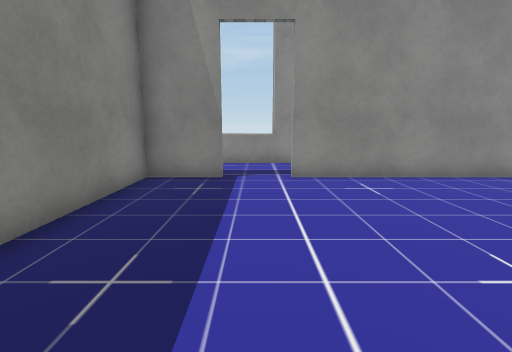
View 1 (above)

21 first-person views from a walk through a 3-D level made in the Unity game engine. The camera is 1.4 m above the floor, tilts 10° down and sees 85° across. The floor is counted in squares, 1 m on a side. Each view is taken from the middle of a square. On the plan, view 1 faces up. The plan holds only what a view shows up to about 14 squares ahead; the rest is blank. The place goes on beyond the plan. Some surface patterns are stand-ins.

View 2
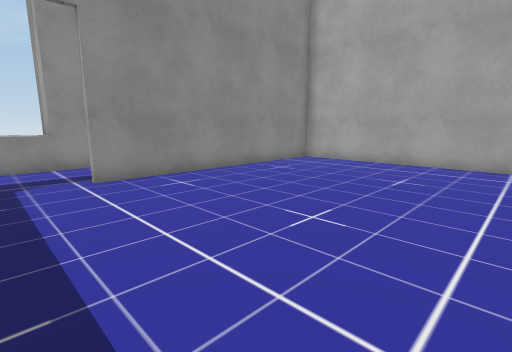

View 3
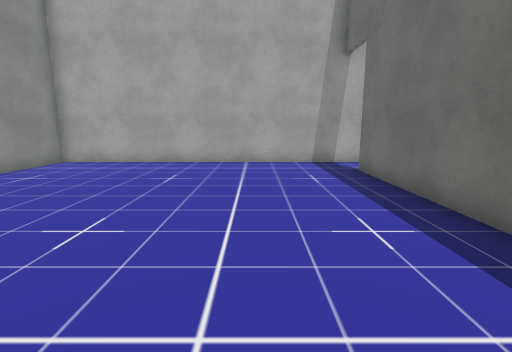

View 4
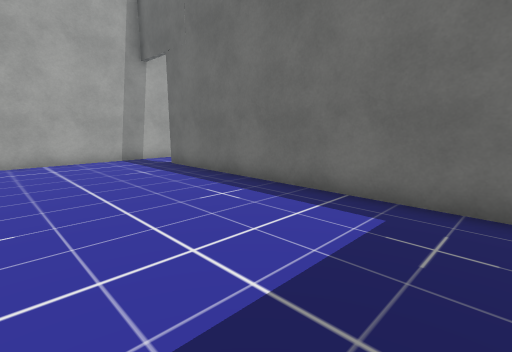

View 5
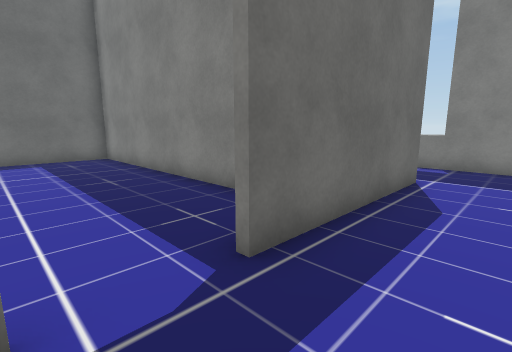

View 6
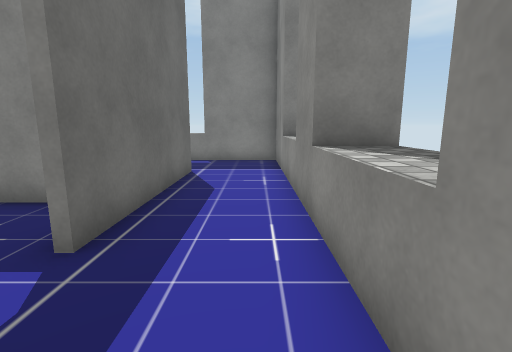

View 7
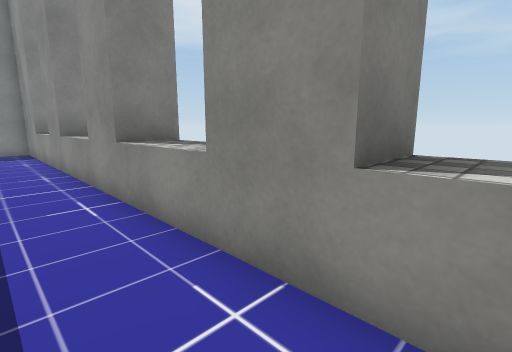

View 8
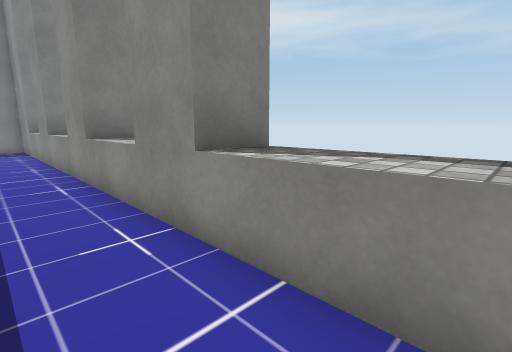

View 9
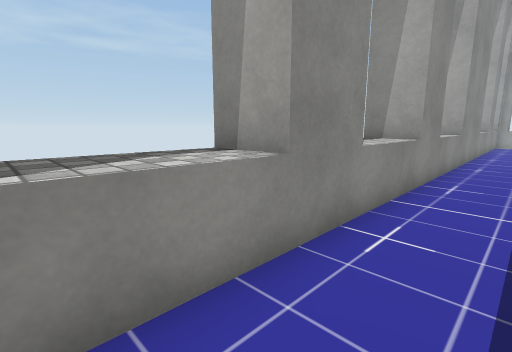

View 10
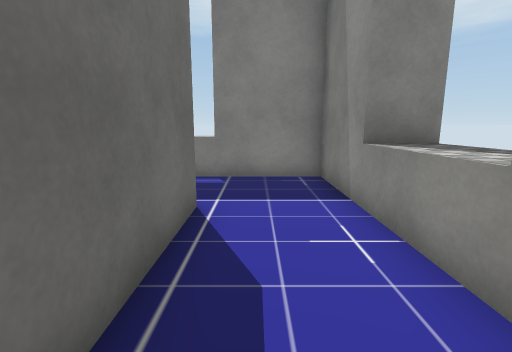

View 11
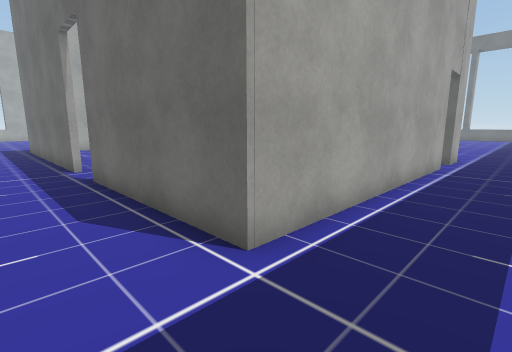

View 12
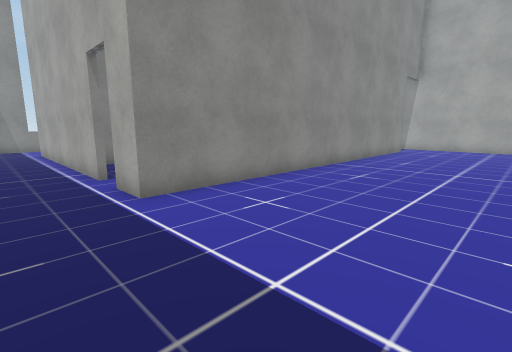

View 13
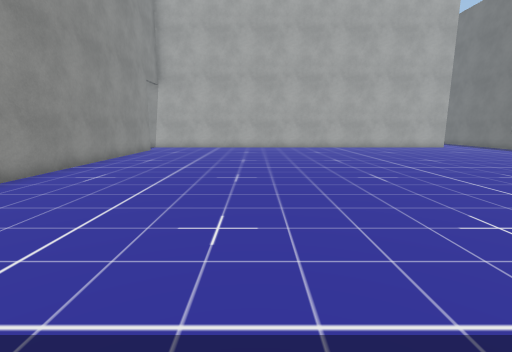

View 14
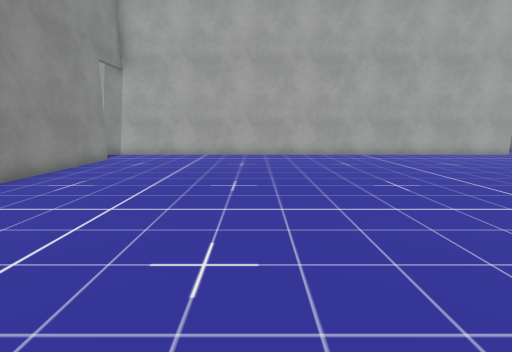

View 15
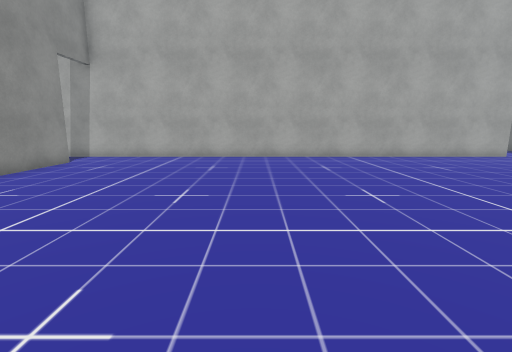

View 16
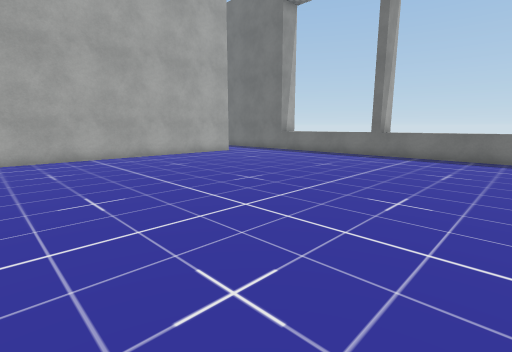

View 17
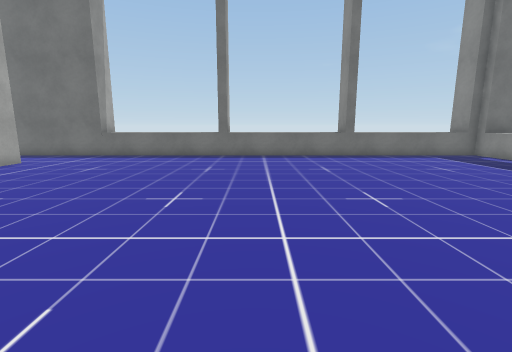

View 18
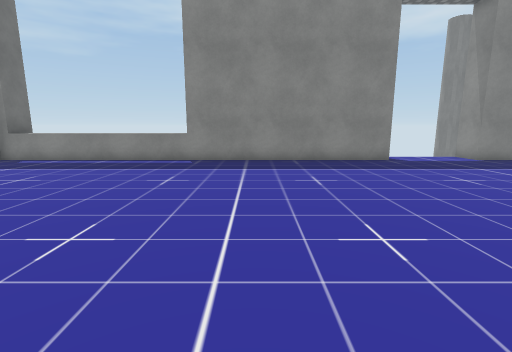

View 19
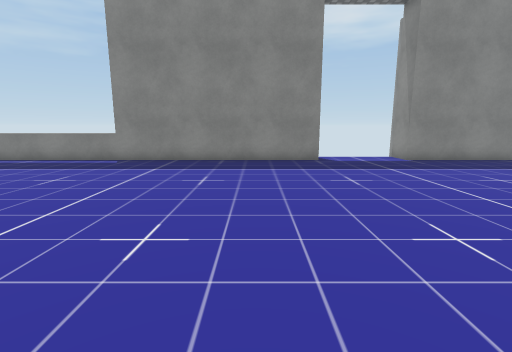

View 20
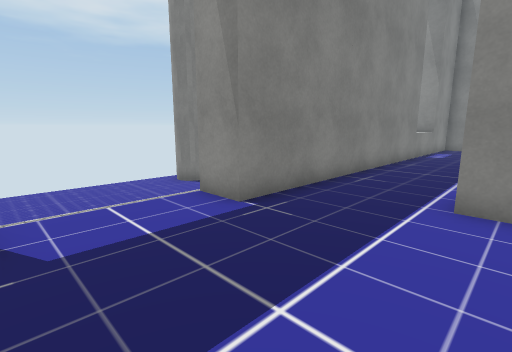

View 21
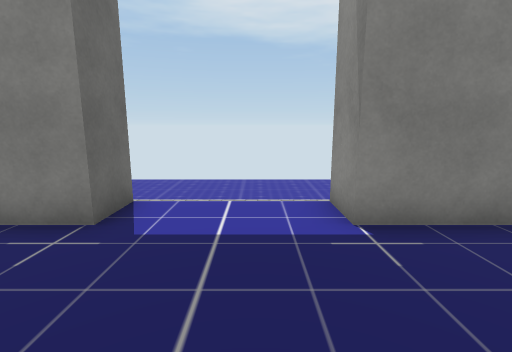

### Floor plan
Key: @ floor where view 1 was taken; # wall or solid block; . main floor; - floor 0.75 m lower than the main floor; / step, stairs or slope; ^ raised ledge.
Columns run from 17 left of view 1 to 10 right of it. Each row starts with its distance up from view 1.
 12           ^^^  ^^^^^^^^ ^^^^
 11        ^###^^##^^^##^^^##^^^
 10        #....................
  9        #....................
  8        #..#######..#########
  7        ^..#   #............#
  6        ^..#   #............#
  5        ^..#   #............#
  4        #..#   #............#
  3        #..#####............#
  2        #..#   #............#
  1        #..#   #............#
  0        #..#   #..@.........#
 -1        #..##  #............#
 -2  #     #...#  #............#
 -3 ##-    #...###############.#
 -4 ----   #...................#
 -5 ---- /##...................#
 -6 ----///....................#
 -7 ----///....................#
 -8 ----///....................#
 -9 ---- /##...................#
-10 ----   #...................#
-11 ---    #...................#
-12        #...................#
-13        #...................#
-14        #...................#
-15        #...................#
-16        #...................#
-17        #...................#
-18        ^...................#
-19        ^...................#
-20        ^...................#
-21        ^...................#
-22        ^...................#
-23        ^...................#
-24        ^....................
-25       ^^....................
-26        #^^^^^^^^^^^^^^^^^^##
-27                  ^ ^

Positions as (right, up) in squares from view 1, and headings:
1: (0, 0), facing up
2: (-1, 0), facing up-right
3: (-1, 0), facing right
4: (-2, 2), facing down-right
5: (1, 10), facing down-left
6: (2, 10), facing left
7: (8, 9), facing up-left
8: (10, 9), facing up-left
9: (3, 9), facing up-right
10: (-2, 9), facing left
11: (-9, 10), facing down-right
12: (-9, -9), facing up-right
13: (-9, -10), facing right
14: (-4, -10), facing right
15: (-3, -11), facing right
16: (-3, -12), facing down-right
17: (1, -12), facing down
18: (2, -15), facing left
19: (2, -12), facing left
20: (-6, -9), facing up-left
21: (-6, -7), facing left
